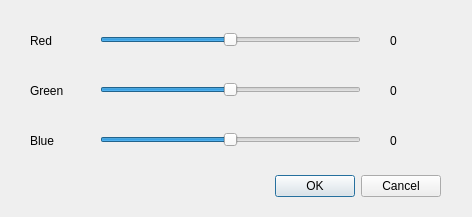
<?xml version="1.0" encoding="UTF-8"?>
<ui version="4.0">
 <class>RGBDialog</class>
 <widget class="QDialog" name="RGBDialog">
  <property name="geometry">
   <rect>
    <x>0</x>
    <y>0</y>
    <width>472</width>
    <height>217</height>
   </rect>
  </property>
  <property name="windowTitle">
   <string>Dialog</string>
  </property>
  <widget class="QDialogButtonBox" name="buttonBox">
   <property name="geometry">
    <rect>
     <x>100</x>
     <y>170</y>
     <width>341</width>
     <height>32</height>
    </rect>
   </property>
   <property name="orientation">
    <enum>Qt::Horizontal</enum>
   </property>
   <property name="standardButtons">
    <set>QDialogButtonBox::Cancel|QDialogButtonBox::Ok</set>
   </property>
  </widget>
  <widget class="QSlider" name="horizontalSliderRed">
   <property name="geometry">
    <rect>
     <x>100</x>
     <y>30</y>
     <width>261</width>
     <height>19</height>
    </rect>
   </property>
   <property name="minimum">
    <number>-50</number>
   </property>
   <property name="maximum">
    <number>50</number>
   </property>
   <property name="orientation">
    <enum>Qt::Horizontal</enum>
   </property>
  </widget>
  <widget class="QSlider" name="horizontalSliderGreen">
   <property name="geometry">
    <rect>
     <x>100</x>
     <y>80</y>
     <width>261</width>
     <height>19</height>
    </rect>
   </property>
   <property name="minimum">
    <number>-50</number>
   </property>
   <property name="maximum">
    <number>50</number>
   </property>
   <property name="orientation">
    <enum>Qt::Horizontal</enum>
   </property>
  </widget>
  <widget class="QSlider" name="horizontalSliderBlue">
   <property name="geometry">
    <rect>
     <x>100</x>
     <y>130</y>
     <width>261</width>
     <height>19</height>
    </rect>
   </property>
   <property name="minimum">
    <number>-50</number>
   </property>
   <property name="maximum">
    <number>50</number>
   </property>
   <property name="orientation">
    <enum>Qt::Horizontal</enum>
   </property>
  </widget>
  <widget class="QLabel" name="labelRed">
   <property name="geometry">
    <rect>
     <x>30</x>
     <y>30</y>
     <width>61</width>
     <height>21</height>
    </rect>
   </property>
   <property name="text">
    <string>Red</string>
   </property>
  </widget>
  <widget class="QLabel" name="labelGreen">
   <property name="geometry">
    <rect>
     <x>30</x>
     <y>80</y>
     <width>51</width>
     <height>21</height>
    </rect>
   </property>
   <property name="text">
    <string>Green</string>
   </property>
  </widget>
  <widget class="QLabel" name="labelBlue">
   <property name="geometry">
    <rect>
     <x>30</x>
     <y>130</y>
     <width>51</width>
     <height>21</height>
    </rect>
   </property>
   <property name="text">
    <string>Blue</string>
   </property>
  </widget>
  <widget class="QLabel" name="labelRedVal">
   <property name="geometry">
    <rect>
     <x>390</x>
     <y>30</y>
     <width>51</width>
     <height>21</height>
    </rect>
   </property>
   <property name="text">
    <string>0</string>
   </property>
  </widget>
  <widget class="QLabel" name="labelGreenVal">
   <property name="geometry">
    <rect>
     <x>390</x>
     <y>80</y>
     <width>51</width>
     <height>21</height>
    </rect>
   </property>
   <property name="text">
    <string>0</string>
   </property>
  </widget>
  <widget class="QLabel" name="labelBlueVal">
   <property name="geometry">
    <rect>
     <x>390</x>
     <y>130</y>
     <width>51</width>
     <height>21</height>
    </rect>
   </property>
   <property name="text">
    <string>0</string>
   </property>
  </widget>
 </widget>
 <resources/>
 <connections>
  <connection>
   <sender>horizontalSliderRed</sender>
   <signal>valueChanged(int)</signal>
   <receiver>labelRedVal</receiver>
   <slot>setNum(int)</slot>
   <hints>
    <hint type="sourcelabel">
     <x>230</x>
     <y>39</y>
    </hint>
    <hint type="destinationlabel">
     <x>415</x>
     <y>40</y>
    </hint>
   </hints>
  </connection>
  <connection>
   <sender>horizontalSliderGreen</sender>
   <signal>valueChanged(int)</signal>
   <receiver>labelGreenVal</receiver>
   <slot>setNum(int)</slot>
   <hints>
    <hint type="sourcelabel">
     <x>230</x>
     <y>89</y>
    </hint>
    <hint type="destinationlabel">
     <x>415</x>
     <y>90</y>
    </hint>
   </hints>
  </connection>
  <connection>
   <sender>horizontalSliderBlue</sender>
   <signal>valueChanged(int)</signal>
   <receiver>labelBlueVal</receiver>
   <slot>setNum(int)</slot>
   <hints>
    <hint type="sourcelabel">
     <x>230</x>
     <y>139</y>
    </hint>
    <hint type="destinationlabel">
     <x>415</x>
     <y>140</y>
    </hint>
   </hints>
  </connection>
  <connection>
   <sender>buttonBox</sender>
   <signal>accepted()</signal>
   <receiver>RGBDialog</receiver>
   <slot>accept()</slot>
   <hints>
    <hint type="sourcelabel">
     <x>270</x>
     <y>185</y>
    </hint>
    <hint type="destinationlabel">
     <x>235</x>
     <y>108</y>
    </hint>
   </hints>
  </connection>
  <connection>
   <sender>buttonBox</sender>
   <signal>rejected()</signal>
   <receiver>RGBDialog</receiver>
   <slot>reject()</slot>
   <hints>
    <hint type="sourcelabel">
     <x>270</x>
     <y>185</y>
    </hint>
    <hint type="destinationlabel">
     <x>235</x>
     <y>108</y>
    </hint>
   </hints>
  </connection>
 </connections>
</ui>
